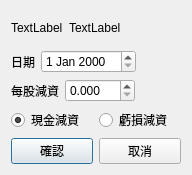
<?xml version="1.0" encoding="UTF-8"?>
<ui version="4.0">
 <class>Dialog</class>
 <widget class="QDialog" name="Dialog">
  <property name="geometry">
   <rect>
    <x>0</x>
    <y>0</y>
    <width>192</width>
    <height>175</height>
   </rect>
  </property>
  <property name="minimumSize">
   <size>
    <width>192</width>
    <height>175</height>
   </size>
  </property>
  <property name="maximumSize">
   <size>
    <width>192</width>
    <height>175</height>
   </size>
  </property>
  <property name="windowTitle">
   <string>現金減資</string>
  </property>
  <layout class="QVBoxLayout" name="verticalLayout">
   <item>
    <layout class="QHBoxLayout" name="horizontalLayout_2">
     <item>
      <widget class="QLabel" name="qtStockNumberLabel">
       <property name="text">
        <string>TextLabel</string>
       </property>
      </widget>
     </item>
     <item>
      <widget class="QLabel" name="qtStockNameLabel">
       <property name="text">
        <string>TextLabel</string>
       </property>
      </widget>
     </item>
     <item>
      <spacer name="horizontalSpacer_4">
       <property name="orientation">
        <enum>Qt::Horizontal</enum>
       </property>
       <property name="sizeHint" stdset="0">
        <size>
         <width>40</width>
         <height>20</height>
        </size>
       </property>
      </spacer>
     </item>
    </layout>
   </item>
   <item>
    <layout class="QHBoxLayout" name="horizontalLayout_3">
     <item>
      <widget class="QLabel" name="label_2">
       <property name="text">
        <string>日期</string>
       </property>
      </widget>
     </item>
     <item>
      <widget class="QDateEdit" name="qtDateEdit"/>
     </item>
     <item>
      <spacer name="horizontalSpacer_5">
       <property name="orientation">
        <enum>Qt::Horizontal</enum>
       </property>
       <property name="sizeHint" stdset="0">
        <size>
         <width>40</width>
         <height>20</height>
        </size>
       </property>
      </spacer>
     </item>
    </layout>
   </item>
   <item>
    <layout class="QHBoxLayout" name="horizontalLayout">
     <item>
      <widget class="QLabel" name="label">
       <property name="text">
        <string>每股減資</string>
       </property>
      </widget>
     </item>
     <item>
      <widget class="QDoubleSpinBox" name="qtCapitalReductionDoubleSpinBox">
       <property name="minimumSize">
        <size>
         <width>70</width>
         <height>0</height>
        </size>
       </property>
       <property name="decimals">
        <number>3</number>
       </property>
       <property name="maximum">
        <double>9.999000000000001</double>
       </property>
      </widget>
     </item>
     <item>
      <spacer name="horizontalSpacer">
       <property name="orientation">
        <enum>Qt::Horizontal</enum>
       </property>
       <property name="sizeHint" stdset="0">
        <size>
         <width>40</width>
         <height>20</height>
        </size>
       </property>
      </spacer>
     </item>
    </layout>
   </item>
   <item>
    <layout class="QHBoxLayout" name="horizontalLayout_5">
     <item>
      <widget class="QRadioButton" name="qtCashReturnRadioButton">
       <property name="text">
        <string>現金減資</string>
       </property>
       <property name="checked">
        <bool>true</bool>
       </property>
      </widget>
     </item>
     <item>
      <widget class="QRadioButton" name="qtDeficitRadioButton">
       <property name="text">
        <string>虧損減資</string>
       </property>
      </widget>
     </item>
    </layout>
   </item>
   <item>
    <layout class="QHBoxLayout" name="horizontalLayout_4">
     <item>
      <widget class="QPushButton" name="qtOkPushButton">
       <property name="text">
        <string>確認</string>
       </property>
      </widget>
     </item>
     <item>
      <widget class="QPushButton" name="qtCancelPushButton">
       <property name="text">
        <string>取消</string>
       </property>
      </widget>
     </item>
    </layout>
   </item>
  </layout>
 </widget>
 <resources/>
 <connections/>
</ui>
